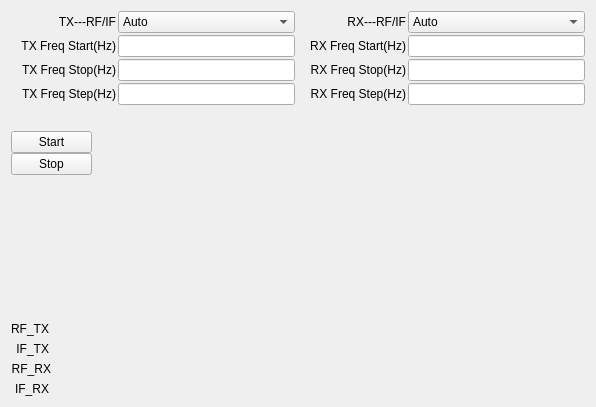
<?xml version="1.0" encoding="UTF-8"?>
<ui version="4.0">
 <class>QTestFreqResDlg</class>
 <widget class="QWidget" name="QTestFreqResDlg">
  <property name="geometry">
   <rect>
    <x>0</x>
    <y>0</y>
    <width>596</width>
    <height>407</height>
   </rect>
  </property>
  <property name="windowTitle">
   <string>Form</string>
  </property>
  <layout class="QVBoxLayout" name="verticalLayout_4" stretch="0,1">
   <item>
    <layout class="QHBoxLayout" name="horizontalLayout">
     <item>
      <layout class="QVBoxLayout" name="verticalLayout">
       <property name="spacing">
        <number>2</number>
       </property>
       <item>
        <layout class="QHBoxLayout" name="horizontalLayout_4">
         <item>
          <widget class="QLabel" name="label_3">
           <property name="sizePolicy">
            <sizepolicy hsizetype="Fixed" vsizetype="Fixed">
             <horstretch>0</horstretch>
             <verstretch>0</verstretch>
            </sizepolicy>
           </property>
           <property name="minimumSize">
            <size>
             <width>105</width>
             <height>16</height>
            </size>
           </property>
           <property name="text">
            <string>TX---RF/IF</string>
           </property>
           <property name="alignment">
            <set>Qt::AlignRight|Qt::AlignTrailing|Qt::AlignVCenter</set>
           </property>
          </widget>
         </item>
         <item>
          <widget class="QComboBox" name="comboBoxTX_RF_IF">
           <property name="enabled">
            <bool>true</bool>
           </property>
           <property name="baseSize">
            <size>
             <width>132</width>
             <height>0</height>
            </size>
           </property>
           <item>
            <property name="text">
             <string>Auto</string>
            </property>
           </item>
           <item>
            <property name="text">
             <string>X</string>
            </property>
           </item>
           <item>
            <property name="text">
             <string>RF</string>
            </property>
           </item>
           <item>
            <property name="text">
             <string>IF</string>
            </property>
           </item>
           <item>
            <property name="text">
             <string>RF+IF</string>
            </property>
           </item>
          </widget>
         </item>
        </layout>
       </item>
       <item>
        <layout class="QHBoxLayout" name="horizontalLayoutFreqStar">
         <item>
          <widget class="QLabel" name="labelTXFreqStar">
           <property name="sizePolicy">
            <sizepolicy hsizetype="Fixed" vsizetype="Fixed">
             <horstretch>0</horstretch>
             <verstretch>0</verstretch>
            </sizepolicy>
           </property>
           <property name="minimumSize">
            <size>
             <width>105</width>
             <height>16</height>
            </size>
           </property>
           <property name="text">
            <string>TX Freq Start(Hz)</string>
           </property>
           <property name="alignment">
            <set>Qt::AlignRight|Qt::AlignTrailing|Qt::AlignVCenter</set>
           </property>
           <property name="buddy">
            <cstring>lineEditTXFreqStar</cstring>
           </property>
          </widget>
         </item>
         <item>
          <widget class="QLineEdit" name="lineEditTXFreqStar"/>
         </item>
        </layout>
       </item>
       <item>
        <layout class="QHBoxLayout" name="horizontalLayoutFreqStop">
         <item>
          <widget class="QLabel" name="labelTXFreqStop">
           <property name="sizePolicy">
            <sizepolicy hsizetype="Fixed" vsizetype="Fixed">
             <horstretch>0</horstretch>
             <verstretch>0</verstretch>
            </sizepolicy>
           </property>
           <property name="minimumSize">
            <size>
             <width>105</width>
             <height>16</height>
            </size>
           </property>
           <property name="text">
            <string>TX Freq Stop(Hz)</string>
           </property>
           <property name="alignment">
            <set>Qt::AlignRight|Qt::AlignTrailing|Qt::AlignVCenter</set>
           </property>
           <property name="buddy">
            <cstring>lineEditTXFreqStop</cstring>
           </property>
          </widget>
         </item>
         <item>
          <widget class="QLineEdit" name="lineEditTXFreqStop"/>
         </item>
        </layout>
       </item>
       <item>
        <layout class="QHBoxLayout" name="horizontalLayoutFreqStep">
         <item>
          <widget class="QLabel" name="labelTXFreqStep">
           <property name="sizePolicy">
            <sizepolicy hsizetype="Fixed" vsizetype="Fixed">
             <horstretch>0</horstretch>
             <verstretch>0</verstretch>
            </sizepolicy>
           </property>
           <property name="minimumSize">
            <size>
             <width>105</width>
             <height>16</height>
            </size>
           </property>
           <property name="text">
            <string>TX Freq Step(Hz)</string>
           </property>
           <property name="alignment">
            <set>Qt::AlignRight|Qt::AlignTrailing|Qt::AlignVCenter</set>
           </property>
           <property name="buddy">
            <cstring>lineEditTXFreqStep</cstring>
           </property>
          </widget>
         </item>
         <item>
          <widget class="QLineEdit" name="lineEditTXFreqStep">
           <property name="sizePolicy">
            <sizepolicy hsizetype="Expanding" vsizetype="Fixed">
             <horstretch>0</horstretch>
             <verstretch>0</verstretch>
            </sizepolicy>
           </property>
           <property name="readOnly">
            <bool>false</bool>
           </property>
          </widget>
         </item>
        </layout>
       </item>
      </layout>
     </item>
     <item>
      <layout class="QVBoxLayout" name="verticalLayout_2">
       <property name="spacing">
        <number>2</number>
       </property>
       <item>
        <layout class="QHBoxLayout" name="horizontalLayout_5">
         <item>
          <widget class="QLabel" name="label_4">
           <property name="sizePolicy">
            <sizepolicy hsizetype="Fixed" vsizetype="Fixed">
             <horstretch>0</horstretch>
             <verstretch>0</verstretch>
            </sizepolicy>
           </property>
           <property name="minimumSize">
            <size>
             <width>105</width>
             <height>16</height>
            </size>
           </property>
           <property name="text">
            <string>RX---RF/IF</string>
           </property>
           <property name="alignment">
            <set>Qt::AlignRight|Qt::AlignTrailing|Qt::AlignVCenter</set>
           </property>
          </widget>
         </item>
         <item>
          <widget class="QComboBox" name="comboBoxRX_RF_IF">
           <property name="enabled">
            <bool>true</bool>
           </property>
           <property name="baseSize">
            <size>
             <width>132</width>
             <height>0</height>
            </size>
           </property>
           <item>
            <property name="text">
             <string>Auto</string>
            </property>
           </item>
           <item>
            <property name="text">
             <string>X</string>
            </property>
           </item>
           <item>
            <property name="text">
             <string>RF</string>
            </property>
           </item>
           <item>
            <property name="text">
             <string>IF</string>
            </property>
           </item>
           <item>
            <property name="text">
             <string>RF+IF</string>
            </property>
           </item>
          </widget>
         </item>
        </layout>
       </item>
       <item>
        <layout class="QHBoxLayout" name="horizontalLayoutFreqStar_2">
         <item>
          <widget class="QLabel" name="labelRXFreqStar">
           <property name="sizePolicy">
            <sizepolicy hsizetype="Fixed" vsizetype="Fixed">
             <horstretch>0</horstretch>
             <verstretch>0</verstretch>
            </sizepolicy>
           </property>
           <property name="minimumSize">
            <size>
             <width>105</width>
             <height>16</height>
            </size>
           </property>
           <property name="text">
            <string>RX Freq Start(Hz)</string>
           </property>
           <property name="alignment">
            <set>Qt::AlignRight|Qt::AlignTrailing|Qt::AlignVCenter</set>
           </property>
           <property name="buddy">
            <cstring>lineEditTXFreqStar</cstring>
           </property>
          </widget>
         </item>
         <item>
          <widget class="QLineEdit" name="lineEditRXFreqStar"/>
         </item>
        </layout>
       </item>
       <item>
        <layout class="QHBoxLayout" name="horizontalLayoutFreqStop_2">
         <item>
          <widget class="QLabel" name="labelRXFreqStop">
           <property name="sizePolicy">
            <sizepolicy hsizetype="Fixed" vsizetype="Fixed">
             <horstretch>0</horstretch>
             <verstretch>0</verstretch>
            </sizepolicy>
           </property>
           <property name="minimumSize">
            <size>
             <width>105</width>
             <height>16</height>
            </size>
           </property>
           <property name="text">
            <string>RX Freq Stop(Hz)</string>
           </property>
           <property name="alignment">
            <set>Qt::AlignRight|Qt::AlignTrailing|Qt::AlignVCenter</set>
           </property>
           <property name="buddy">
            <cstring>lineEditTXFreqStop</cstring>
           </property>
          </widget>
         </item>
         <item>
          <widget class="QLineEdit" name="lineEditRXFreqStop"/>
         </item>
        </layout>
       </item>
       <item>
        <layout class="QHBoxLayout" name="horizontalLayoutFreqStep_2">
         <item>
          <widget class="QLabel" name="labeRXFreqStep">
           <property name="sizePolicy">
            <sizepolicy hsizetype="Fixed" vsizetype="Fixed">
             <horstretch>0</horstretch>
             <verstretch>0</verstretch>
            </sizepolicy>
           </property>
           <property name="minimumSize">
            <size>
             <width>105</width>
             <height>16</height>
            </size>
           </property>
           <property name="text">
            <string>RX Freq Step(Hz)</string>
           </property>
           <property name="alignment">
            <set>Qt::AlignRight|Qt::AlignTrailing|Qt::AlignVCenter</set>
           </property>
           <property name="buddy">
            <cstring>lineEditTXFreqStep</cstring>
           </property>
          </widget>
         </item>
         <item>
          <widget class="QLineEdit" name="lineEditRXFreqStep">
           <property name="sizePolicy">
            <sizepolicy hsizetype="Expanding" vsizetype="Fixed">
             <horstretch>0</horstretch>
             <verstretch>0</verstretch>
            </sizepolicy>
           </property>
          </widget>
         </item>
        </layout>
       </item>
       <item>
        <layout class="QHBoxLayout" name="horizontalLayoutRefMethod_3"/>
       </item>
      </layout>
     </item>
    </layout>
   </item>
   <item>
    <layout class="QHBoxLayout" name="horizontalLayout_2" stretch="1,10">
     <item>
      <layout class="QVBoxLayout" name="verticalLayout_3">
       <item>
        <spacer name="verticalSpacer1">
         <property name="orientation">
          <enum>Qt::Vertical</enum>
         </property>
         <property name="sizeType">
          <enum>QSizePolicy::Fixed</enum>
         </property>
         <property name="sizeHint" stdset="0">
          <size>
           <width>20</width>
           <height>20</height>
          </size>
         </property>
        </spacer>
       </item>
       <item>
        <layout class="QHBoxLayout" name="horizontalLayoutThreadCtrl">
         <property name="spacing">
          <number>0</number>
         </property>
         <item>
          <layout class="QVBoxLayout" name="verticalLayoutStarPaus">
           <property name="spacing">
            <number>0</number>
           </property>
           <item>
            <widget class="QPushButton" name="pushButtonStar">
             <property name="sizePolicy">
              <sizepolicy hsizetype="Expanding" vsizetype="Fixed">
               <horstretch>0</horstretch>
               <verstretch>0</verstretch>
              </sizepolicy>
             </property>
             <property name="text">
              <string>Start</string>
             </property>
            </widget>
           </item>
           <item>
            <widget class="QPushButton" name="pushButtonStop">
             <property name="sizePolicy">
              <sizepolicy hsizetype="Expanding" vsizetype="Fixed">
               <horstretch>0</horstretch>
               <verstretch>0</verstretch>
              </sizepolicy>
             </property>
             <property name="text">
              <string>Stop</string>
             </property>
            </widget>
           </item>
          </layout>
         </item>
        </layout>
       </item>
       <item>
        <spacer name="verticalSpacer_2">
         <property name="orientation">
          <enum>Qt::Vertical</enum>
         </property>
         <property name="sizeHint" stdset="0">
          <size>
           <width>13</width>
           <height>13</height>
          </size>
         </property>
        </spacer>
       </item>
       <item>
        <layout class="QHBoxLayout" name="horizontalLayout_6">
         <item>
          <widget class="QLabel" name="labelResultRF_TX">
           <property name="text">
            <string>RF_TX</string>
           </property>
           <property name="alignment">
            <set>Qt::AlignRight|Qt::AlignTrailing|Qt::AlignVCenter</set>
           </property>
          </widget>
         </item>
         <item>
          <widget class="QLed" name="resultRF_TX" native="true">
           <property name="minimumSize">
            <size>
             <width>35</width>
             <height>0</height>
            </size>
           </property>
          </widget>
         </item>
        </layout>
       </item>
       <item>
        <layout class="QHBoxLayout" name="horizontalLayout_9">
         <item>
          <widget class="QLabel" name="labelResultIF_TX">
           <property name="text">
            <string>IF_TX</string>
           </property>
           <property name="alignment">
            <set>Qt::AlignRight|Qt::AlignTrailing|Qt::AlignVCenter</set>
           </property>
          </widget>
         </item>
         <item>
          <widget class="QLed" name="resultIF_TX" native="true">
           <property name="minimumSize">
            <size>
             <width>35</width>
             <height>0</height>
            </size>
           </property>
          </widget>
         </item>
        </layout>
       </item>
       <item>
        <layout class="QHBoxLayout" name="horizontalLayout_8">
         <item>
          <widget class="QLabel" name="labelResultRF_RX">
           <property name="text">
            <string>RF_RX</string>
           </property>
           <property name="alignment">
            <set>Qt::AlignRight|Qt::AlignTrailing|Qt::AlignVCenter</set>
           </property>
          </widget>
         </item>
         <item>
          <widget class="QLed" name="resultRF_RX" native="true">
           <property name="minimumSize">
            <size>
             <width>35</width>
             <height>0</height>
            </size>
           </property>
          </widget>
         </item>
        </layout>
       </item>
       <item>
        <layout class="QHBoxLayout" name="horizontalLayout_7">
         <item>
          <widget class="QLabel" name="labelResultIF_RX">
           <property name="text">
            <string>IF_RX</string>
           </property>
           <property name="alignment">
            <set>Qt::AlignRight|Qt::AlignTrailing|Qt::AlignVCenter</set>
           </property>
          </widget>
         </item>
         <item>
          <widget class="QLed" name="resultIF_RX" native="true">
           <property name="minimumSize">
            <size>
             <width>35</width>
             <height>0</height>
            </size>
           </property>
          </widget>
         </item>
        </layout>
       </item>
      </layout>
     </item>
     <item>
      <widget class="QTestFreqResWidget" name="widgetData" native="true">
       <property name="maximumSize">
        <size>
         <width>16777215</width>
         <height>16777215</height>
        </size>
       </property>
      </widget>
     </item>
    </layout>
   </item>
  </layout>
 </widget>
 <customwidgets>
  <customwidget>
   <class>QLed</class>
   <extends>QWidget</extends>
   <header>q_led.h</header>
   <container>1</container>
  </customwidget>
  <customwidget>
   <class>QTestFreqResWidget</class>
   <extends>QWidget</extends>
   <header>q_test_freq_res_widget.h</header>
   <container>1</container>
  </customwidget>
 </customwidgets>
 <resources/>
 <connections/>
</ui>
